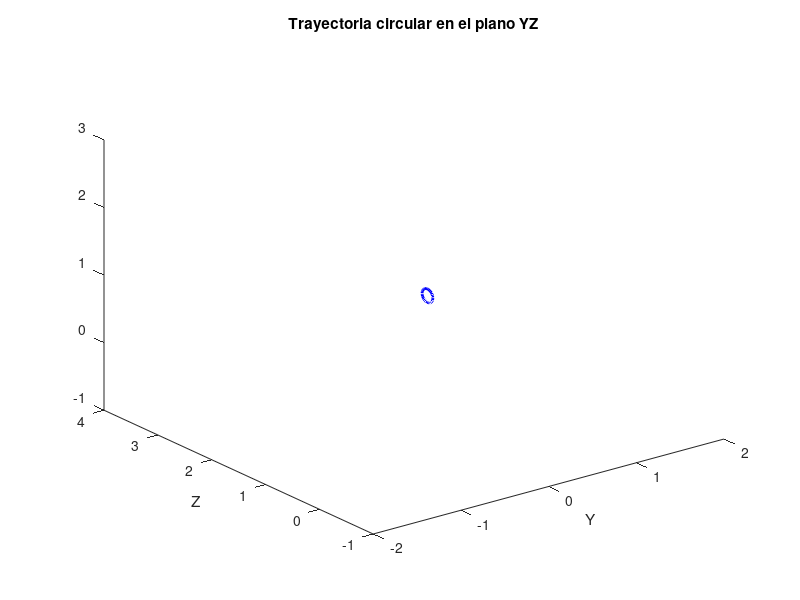

MATLAB code for this plot: (Note: this script raises an error after producing the figure.)

clc; clear; close all;

% Cargar el robot guardado en kuka_16.mat
load('kuka_16.mat', 'R','path','workspace','q_kuka_16');
load('kuka_16_2.mat', 'R2','path_2','workspace_2','q_kuka_16_2');
R2.name='Kuka 16 2';

%Parámetros de la circunferencia
radio = 0.1; % Radio de la circunferencia
centro_y = 1.25; % Centro de la circunferencia en el eje Y
centro_z = 1; % Centro de la circunferencia en el eje Z
num_puntos = 30; % Número de puntos en la circunferencia

% Generar puntos de la circunferencia en el plano YZ
theta = linspace(0, 2*pi, num_puntos); % Ángulos de la circunferencia
trayectoria_y = centro_y + radio * cos(theta); % Coordenada Y
trayectoria_z = centro_z + radio * sin(theta); % Coordenada Z
trayectoria_x = zeros(1, num_puntos); % Coordenada X fija (plano YZ)

% Graficar la trayectoria en el plano YZ
figure();
plot3(trayectoria_x, trayectoria_y, trayectoria_z, 'b', 'LineWidth', 2); 
xlabel('Y'); ylabel('Z');
title('Trayectoria circular en el plano YZ');
axis ([-2 2 -1 4 -1 3]);

T_rot=eye(3); % Matriz de rotación

T={};

for i=1:num_puntos
    T{i} = [T_rot [trayectoria_x(i); trayectoria_y(i); trayectoria_z(i)]; 0 0 0 1]; % Posición inicial
end

q1=[0 0 0 0 pi/2 0];
q2=[0 0 0 0 0 0]; % Posición inicial de las articulaciones
q3=[0 pi/4 -pi/2 0 0 0]; % Posición intermedia de las articulaciones
q4=[0 pi*3/4 -pi/2 0 0 0]; % Posición intermedia de las articulaciones

q={};

% Dividir la trayectoria en 4 segmentos
secciones = {T(1:8), T(8:15), T(15:22), T(22:end)};
q_trayectoria = []; % Trayectoria completa de articulaciones
q_actual = zeros(1, 6); % Estado inicial del robot

for s = 1:length(secciones)
    % Obtener posiciones finales del efector
    Ts = secciones{s};
    
    % Inicializar trayectoria parcial de articulaciones para esta sección
    q_seccion = [];
    
    for i = 1:length(Ts)
        % Calcular posición de articulaciones mediante cinemática inversa
        q_i = R.ikine(Ts{i}, 'q0', q_actual, 'mask', [1 1 1 0 0 0]);
        
        % Suavizar la transición en el primer punto de cada nueva sección
        if i == 1 && ~isempty(q_trayectoria)
            % Generar una transición suave entre la última posición anterior y la actual
            transicion = jtraj(q_trayectoria(end,:), q_i, 5);
            q_seccion = [q_seccion; transicion];
        else
            q_seccion = [q_seccion; q_i];
        end
        
        % Actualizar posición actual
        q_actual = q_i;
    end
    
    % Concatenar la trayectoria parcial de la sección a la trayectoria completa
    q_trayectoria = [q_trayectoria; q_seccion];
end

% Mover el robot a la posición calculada

% Graficar el primer robot usando plot3d
R.plot3d(q_trayectoria, 'path',path,'notiles', 'nowrist','view',[30,30], 'scale', 0.1);

% Graficar el segundo robot también usando plot3d
R2.plot3d(q_kuka_16, 'path',path,'notiles', 'nowrist','view',[30,30], 'scale', 0.1);

